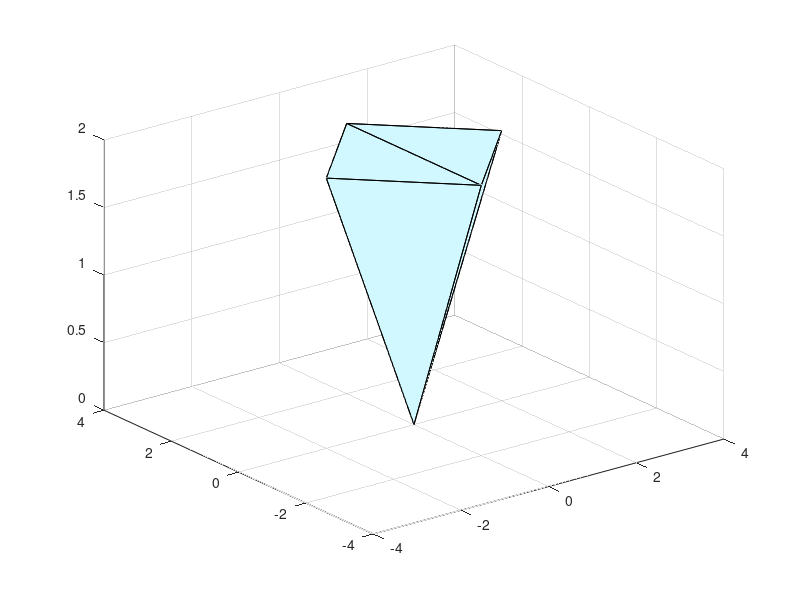

MATLAB code to generate this figure: (Note: this script raises an error after producing the figure.)
clc;
close all;
clear all;

%% Predpoklady
% startovaci bod
x0 = [2;2;0.8];

% toleracna konstanta epsilon
eps = 1e-6;

% maximalny pocet iteracii
n = 100;

% rozmer ulohy
d = 3;

% MAP - uhol pi/4
% ohranicenia
G1 =[-1   1  -1;
      1   1  -1;
      1  -1  -1;
     -1  -1  -1;
      0   0   1];

% ohranicenie rovinou a^Tx = b
a = [0;0;1];
sz = size(G1);
sz = sz(1);
c1 = [zeros(sz-1,1);2];

% pomocna matica na vykreslenie
H1 = [0 -2  2;
     -2  0  2;
      0  2  2;
      2  0  2];
P = [0 0 0; H1];
k = convhulln (P);

% vykreslenie
trisurf(k, P(:,1),P(:,2),P(:,3),'FaceColor',[0.8196,0.9725,1.0000]);
xlim([-4 4]);
ylim([-4 4]);
zlim([0 inf]);
hold on
scatter3(x0(1),x0(2),x0(3),'blue','filled');

[x11,fval11,iter11,t11] = proj3(x0,G1,c1,eps,n,d);
[x12,fval12,iter12,t12] = projquad(x0,G1,c1,a,0,eps,n,d);
[x13,fval13,iter13,t13] = projexpl(x0,G1,c1,a,0,eps,n,d);

x11 = x11';
fval11 = fval11';

fprintf('============================================================================================== \n');
fprintf(' Metoda striedavych projekcii - uhol pi/4\n');
fprintf('---------------------------------------------------------------------------------------------- \n');
fprintf('  metoda  |  #iter.  |     x(1)      |     x(2)     |      x(3)     |    fval(k)   |    cas    \n');
fprintf('---------------------------------------------------------------------------------------------- \n');
fprintf('    CVX   |  %4.0f    |    %4.6f   |   %4.6f   |  %4.6f    | %4.10f |   %4.4f   \n' ,[iter11;x11(height(x11),:)';fval11(length(fval11));t11]);
fprintf('    QP    |  %4.0f    |    %4.6f   |   %4.6f   |   %4.6f    | %4.10f |   %4.4f   \n' ,[iter12;x12(height(x12),:)';fval12(length(fval12));t12]);
fprintf('   EXPL.  |  %4.0f    |    %4.6f   |   %4.6f   |   %4.6f    | %4.10f |   %4.4f   \n' ,[iter13;x13(height(x13),:)';fval13(length(fval13));t13]);
fprintf('---------------------------------------------------------------------------------------------- \n');

%% MAP - uhol 3pi/8
% ohranicenia
G2 = [G1(:,1),G1(:,2),G1(:,3)/2];
c2 = c1/2;
 
% pomocna matica na vykreslenie
H2 =  [H1(:,1)/2,H1(:,2)/2,H1(:,3)];
P = [0 0 0; H2];
k = convhulln (P);

% vykreslenie
figure(3)
trisurf(k, P(:,1),P(:,2),P(:,3),'FaceColor',[0.8196,0.9725,1.0000]);
xlim([-4 4]);
ylim([-4 4]);
zlim([0 inf]);
hold on
scatter3(x0(1),x0(2),x0(3),'blue','filled');

[x21,fval21,iter21,t21] = proj3(x0,G2,c2,eps,n,d);
[x22,fval22,iter22,t22] = projquad(x0,G2,c2,a,0,eps,n,d);
[x23,fval23,iter23,t23] = projexpl(x0,G2,c2,a,0,eps,n,d);

x21 = x21';
fval21 = fval21';

fprintf('============================================================================================== \n');
fprintf(' Metoda striedavych projekcii - uhol pi/4\n');
fprintf('---------------------------------------------------------------------------------------------- \n');
fprintf('  metoda  |  #iter.  |     x(1)      |     x(2)     |      x(3)     |    fval(k)   |    cas    \n');
fprintf('---------------------------------------------------------------------------------------------- \n');
fprintf('    CVX   |  %4.0f    |    %4.6f   |   %4.6f   |   %4.6f   | %4.10f |   %4.4f   \n' ,[iter21;x21(height(x21),:)';fval21(length(fval21));t21]);
fprintf('    QP    |  %4.0f    |    %4.6f   |   %4.6f   |   %4.6f    | %4.10f |   %4.4f   \n' ,[iter22;x22(height(x22),:)';fval22(length(fval22));t22]);
fprintf('   EXPL.  |  %4.0f    |    %4.6f   |   %4.6f   |   %4.6f    | %4.10f |   %4.4f   \n' ,[iter23;x23(height(x23),:)';fval23(length(fval23));t23]);
fprintf('---------------------------------------------------------------------------------------------- \n');

%% MAP - uhol pi/8
% ohranicenia
G3 = [G1(:,1),G1(:,2),G1(:,3)*2];
c3 = c1*2;

% pomocna matica na vykreslenie
H3 =  [H1(:,1)*2,H1(:,2)*2,H1(:,3)];
P = [0 0 0; H3];
k = convhulln (P);

% vykreslenie
figure(4)
trisurf(k, P(:,1),P(:,2),P(:,3),'FaceColor',[0.8196,0.9725,1.0000]);
xlim([-4 4]);
ylim([-4 4]);
zlim([0 inf]);
hold on
scatter3(x0(1),x0(2),x0(3),'blue','filled');

[x31,fval31,iter31,t31] = proj3(x0,G3,c3,eps,n,d);
[x32,fval32,iter32,t32] = projquad(x0,G3,c3,a,0,eps,n,d);
[x33,fval33,iter33,t33] = projexpl(x0,G3,c3,a,0,eps,n,d);

x31 = x31';
fval31 = fval31';

fprintf('============================================================================================== \n');
fprintf(' Metoda striedavych projekcii - uhol pi/4\n');
fprintf('---------------------------------------------------------------------------------------------- \n');
fprintf('  metoda  |  #iter.  |     x(1)      |     x(2)     |      x(3)     |    fval(k)   |    cas    \n');
fprintf('---------------------------------------------------------------------------------------------- \n');
fprintf('    CVX   |  %4.0f    |    %4.6f   |   %4.6f   |   %4.6f   | %4.10f |   %4.4f   \n' ,[iter31;x31(height(x31),:)';fval31(length(fval31));t31]);
fprintf('    QP    |  %4.0f    |    %4.6f   |   %4.6f   |   %4.6f    | %4.10f |   %4.4f   \n' ,[iter32;x32(height(x32),:)';fval32(length(fval32));t32]);
fprintf('   EXPL.  |  %4.0f    |    %4.6f   |   %4.6f   |   %4.6f    | %4.10f |   %4.4f   \n' ,[iter33;x33(height(x33),:)';fval33(length(fval33));t33]);
fprintf('---------------------------------------------------------------------------------------------- \n');
